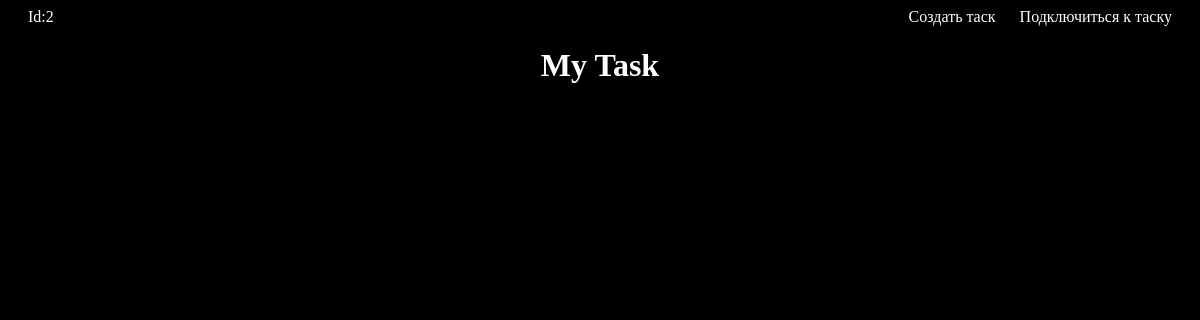
Before: /task (signed in) with the older database file.
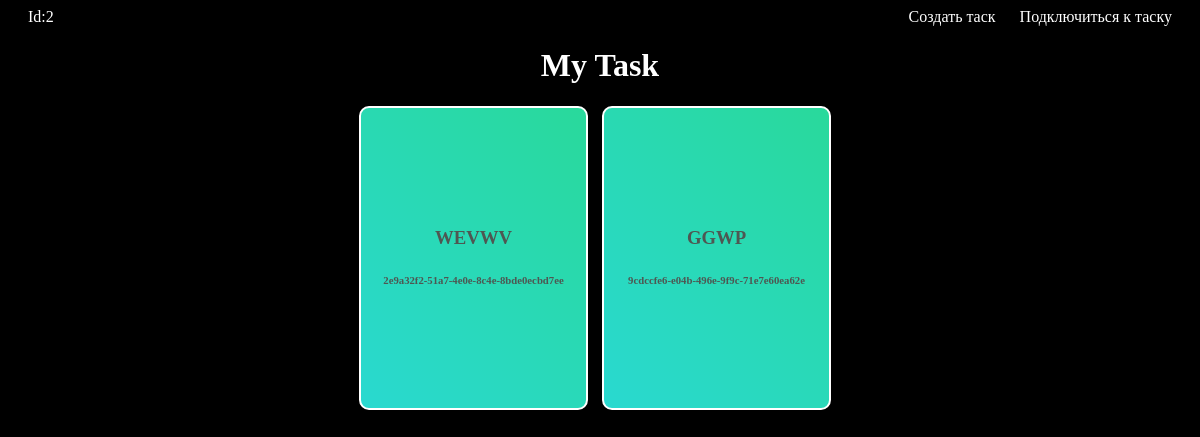
After: the same page with the newer database file.
### task/models.py (models this page shows, shortened)
class Task(models.Model):
	task_id = models.CharField(primary_key=True, default=uuid4, max_length=50)
	task_name = models.CharField(max_length=50)
	task_password = models.CharField(default=None, max_length=50)

### task/views.py (the view)
# urls.py: path('', views.tasks, name='tasks'),
def tasks(request):
	user = request.user.id
	try:
		user = Users.objects.get(user_id=user)
	except:
		user = Users(user_id=user, user_password='12345')
		user.save()
	user = user.user_task.all()
	context = {'task': user}
	return render(request, 'task/tasks.html', context)

### task/templates/task/tasks.html (shortened to what this page needs)
{% extends 'task/base.html' %}
{% load static %}
{% block head %}
	<link rel="stylesheet" href="{% static 'task/tasks.css' %}">
{% endblock %}
{% block body %}
	<header class="header">
		<div class="account">
			<span>Id:{{ user.id }}</span>
		</div>
		<nav class="nav">
			<span><a href="{% url 'create' %}">Создать таск</a></span>
			<span><a href="{% url 'connect' %}">Подключиться к таску</a></span>
		</nav>
	</header>
	<h1 align="center">My Task</h1>
	<div class="cards">
		{% for i in task %}
			<a href="{% url 'task' pk=i.task_id %}">
				<div class="card">
					<div class="name">
						<h3>{{ i.task_name }}</h3>
					</div>
					<div class="id">
						<h6>{{ i.task_id }}</h6>
					</div>
				</div>
			</a>
		{% endfor %}
	</div>
{% endblock %}

### task/templates/task/base.html
<!DOCTYPE html>
<html>
	<head>
		{% block head %}
		{% endblock %}
	</head>
	<body>
		{% block body %}
		{% endblock %}
	</body>
</html>

### task/static/task/tasks.css (style rules this page uses)
.card { display: inline-block; width: 225px; height: 300px; background: linear-gradient(45deg, #29d9d0, #29d99b); border: 2px solid white; border-radius: 10px; margin-bottom: 20px; margin-right: 10px; }
.name h3 { color: #4e5752; }
.name { text-align: center; padding-top: 100px; }
.id h6 { color: #4e5752; }
.id { text-align: center; }
.cards { text-align: center; }
body { background-color: black; }
h1 { color: white; }
.nav { color: white; }
.header { display: flex; flex-direction: row; justify-content: space-between; width: 100%; }
span { margin-right: 20px; }
.account { color: white; margin-left: 20px; }
a { text-decoration: none; transition: 0.25s; }
a:link { color: white; }

Changed rows visible on the page:
added Task: task_name "WEVWV", task_id "2e9a32f2-51a7-4e0e-8c4e-8bde0ecbd7ee"
added Task: task_name "GGWP", task_id "9cdccfe6-e04b-496e-9f9c-71e7e60ea62e"
